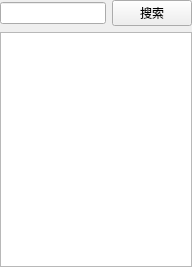
<?xml version="1.0" encoding="UTF-8"?>
<ui version="4.0">
 <class>BucketsWidget</class>
 <widget class="QWidget" name="BucketsWidget">
  <property name="geometry">
   <rect>
    <x>0</x>
    <y>0</y>
    <width>192</width>
    <height>267</height>
   </rect>
  </property>
  <property name="windowTitle">
   <string>Form</string>
  </property>
  <layout class="QVBoxLayout" name="verticalLayout">
   <property name="leftMargin">
    <number>0</number>
   </property>
   <property name="topMargin">
    <number>0</number>
   </property>
   <property name="rightMargin">
    <number>0</number>
   </property>
   <property name="bottomMargin">
    <number>0</number>
   </property>
   <item>
    <layout class="QHBoxLayout" name="horizontalLayout">
     <item>
      <widget class="QLineEdit" name="lineEdit"/>
     </item>
     <item>
      <widget class="QPushButton" name="pushButton">
       <property name="text">
        <string>搜索</string>
       </property>
      </widget>
     </item>
    </layout>
   </item>
   <item>
    <widget class="QListWidget" name="listWidget"/>
   </item>
  </layout>
 </widget>
 <resources/>
 <connections/>
</ui>
